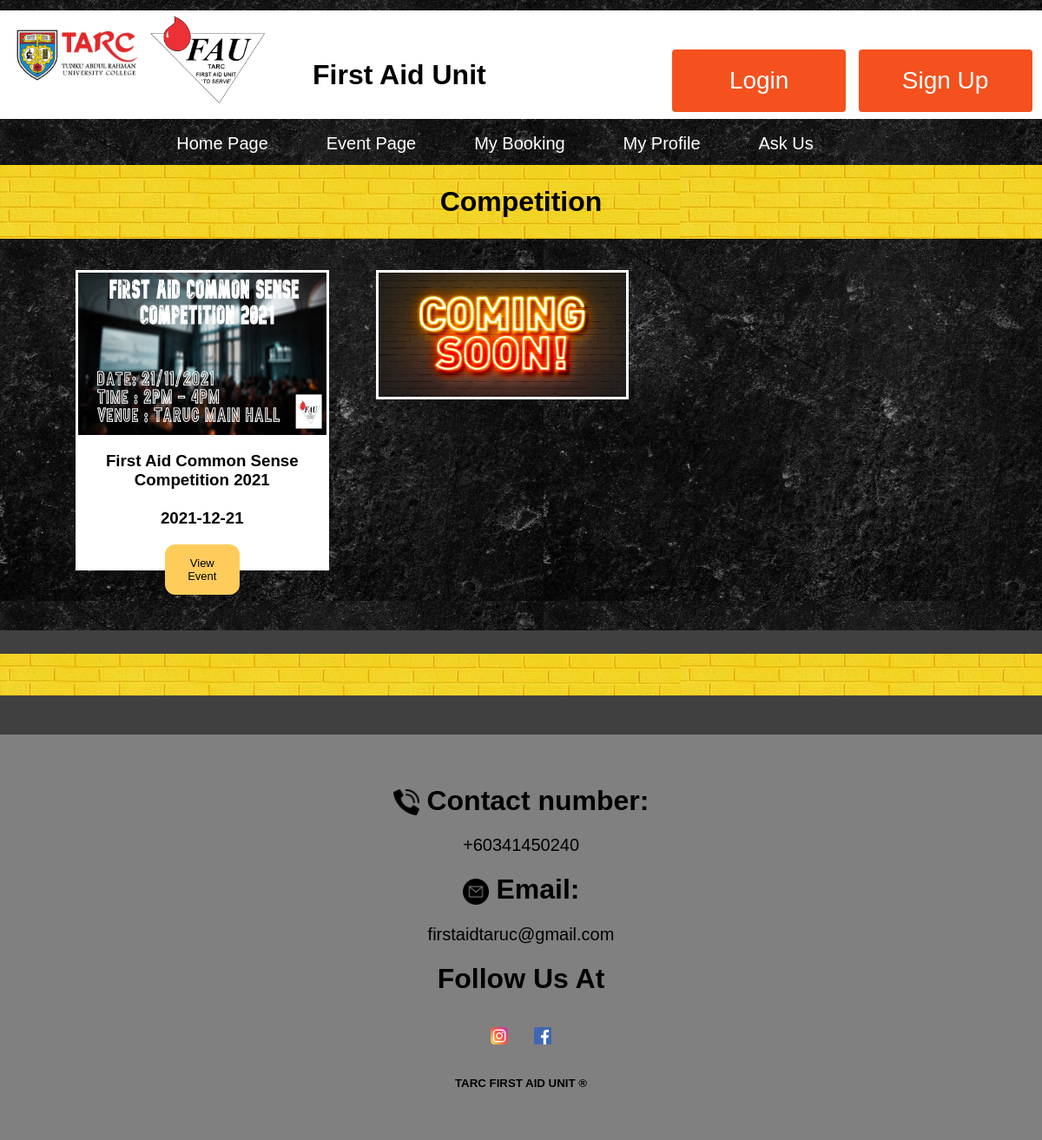
Screenshot of /srcClient/competition.php with the database file from the repository.
### tables this page shows
CREATE TABLE `event` (
  `EventID` int(11) NOT NULL,
  `EventName` varchar(40) NOT NULL,
  `Category` varchar(30) NOT NULL,
  `StartDate` date NOT NULL,
  `EndDate` date NOT NULL,
  `StartTime` time NOT NULL,
  `EndTime` time NOT NULL,
  `Venue` varchar(40) NOT NULL,
  `No_of_Booking` int(11) NOT NULL,
  `Picture_location` varchar(40) NOT NULL,
  `Description` varchar(255) NOT NULL,
  `LimitBooking` int(11) NOT NULL
);

### srcClient/competition.php (the view, shortened to what this page needs)
<html>
    <head>
        <link rel="stylesheet" href="../css/layout.css">
        <link rel="stylesheet" href="../css/homepage.css">
        <link rel="stylesheet" href="../css/event.css">
        <link rel="stylesheet" href="../css/owl.carousel.css">
        <link rel="stylesheet" href="../css/owl.theme.default.css">
        <link href="https://unpkg.com/aos@2.3.1/dist/aos.css" rel="stylesheet">
    </head>
    <body>
        <?php
        if (isset($_SESSION['studentID']) && isset($_SESSION['email']) && isset($_SESSION['name']) && isset($_SESSION['phone']) && isset($_SESSION['gender']) && isset($_SESSION['faculty']) && isset($_SESSION['password'])) {
            require_once('header2.php');
        } else {
            require_once('header.php');
        }
        ?>
        <h1 style="background-image: url(../picture/background/background2.jpg);padding:2%;text-align: center;margin: 0px;color: black;">Competition</h1>
        <div style="display: flex; background-image:url('../picture/background/background.jpg');padding: 3% 5%;">
            <?php
            $con = new mysqli(DB_HOST, DB_USER, DB_PASS, DB_NAME);
            $sql = "SELECT EventID,EventName,Picture_location,StartDate FROM event WHERE Category = 'Competitions'";
            if ($result = $con->query($sql)) {
                while ($row = $result->fetch_object()) {
                    echo '
                    <div data-aos="fade-up" style= "width:27%;background-color: white;margin-left: 2.5%;margin-right: 2.5%;margin-bottom: 3%;border-style: solid;border-color: white;">
                    <img src="' . $row->Picture_location . '"style="width: 100%;height:55%;"/>
                    <h3>' . $row->EventName . '<br/><br/>' . $row->StartDate . '</h3>
                    <div class="container"><button onclick="linkFunction(\'event_detail.php?id=' . $row->EventID . '\');"class="btn">View Event</button></div>
                </div>
                ';
                }
            }
            ?>
            <div data-aos="fade-up" style="width:27%;margin-left: 2.5%;margin-right: 2.5%;margin-bottom: 3%;">
                <img src="../picture/comingsoon.jpg" style="width: 100%;border-style: solid;border-color: white;"/>
            </div>
        </div>
        <div style="background-color:#404040;padding-bottom: 2%;padding-top: 27px;">
            <h1 style="padding: 2%;color:black;margin-top: 0px;background-image: url('../picture/background/background2.jpg');text-align:center;"></h1>
        </div>
    </body>
    <footer>
        <div data-aos="fade-up">
            <h1><img src="../picture/icon/phone.png" style="width:30px"/> Contact number:</h1><a href="tel:+60341450240" style="font-size:20px;">+60341450240</a>
            <h1><img src="../picture/icon/email.png" style="width:30px"/> Email:</h1><a href="mailto:@gmail.com" style="font-size:20px;">firstaidtaruc@gmail.com</a>
            <h1>Follow Us At</h1>
            <a href="https://www.instagram.com/taruc_fau/?utm_medium=copy_link" target="_blank"><img src="../picture/icon/instagram.png" style="width:50px;padding: 15px;"/></a><a href="https://www.facebook.com/FirstAidUnitTARUC" target="_blank"><img src="../picture/icon/facebook.png" style="width:50px;padding: 15px;"/></a>
            <article>
                <h5>TARC FIRST AID UNIT &reg</h5>
            </article>
        </div>
    </footer>
</html>

### css/layout.css (style rules this page uses)
h1 { font-family: Verdana, sans-serif; font-size: 2em; margin-block-start: 0.67em; margin-block-end: 0.67em; margin-inline-start: 0px; margin-inline-end: 0px; font-weight: bold; }
footer { background-color: grey; text-align: center; padding: 3%; }
a { color:black; text-decoration:none; font-size: 15px; }
body { font-family: Verdana, sans-serif; margin:0; line-height: unset; }

### css/homepage.css (style rules this page uses)
* { box-sizing: border-box }
img { vertical-align: middle; }

### css/event.css (style rules this page uses)
.container .btn { margin-bottom: 5%; margin-left: 35%; margin-right: 35%; padding: 14px 20px; background-color: #ffcc5c; color: black; font-size: 13px; border: none; border-radius: 12px; }
h3 { text-align: center; }

### rows the page displays
event: Picture_location (picture), EventName "First Aid Common Sense Competition 2021", StartDate "2021-12-21"
